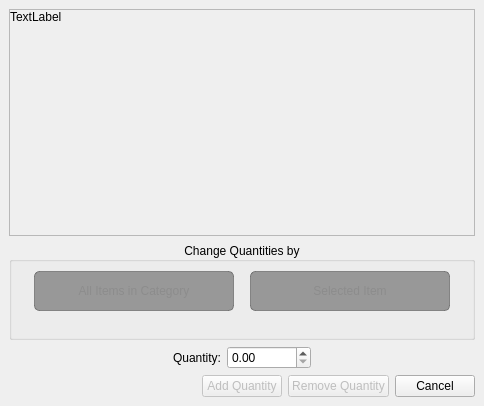
<?xml version="1.0" encoding="UTF-8"?>
<ui version="4.0">
 <author>Jared Gross</author>
 <class>Form</class>
 <widget class="QDialog" name="Form">
  <property name="geometry">
   <rect>
    <x>0</x>
    <y>0</y>
    <width>484</width>
    <height>406</height>
   </rect>
  </property>
  <property name="windowTitle">
   <string>Form</string>
  </property>
  <layout class="QHBoxLayout" name="horizontalLayout">
   <property name="spacing">
    <number>0</number>
   </property>
   <property name="leftMargin">
    <number>0</number>
   </property>
   <property name="topMargin">
    <number>0</number>
   </property>
   <property name="rightMargin">
    <number>0</number>
   </property>
   <property name="bottomMargin">
    <number>0</number>
   </property>
   <item>
    <widget class="QWidget" name="widget" native="true">
     <property name="contextMenuPolicy">
      <enum>Qt::ActionsContextMenu</enum>
     </property>
     <property name="autoFillBackground">
      <bool>false</bool>
     </property>
     <property name="styleSheet">
      <string notr="true"/>
     </property>
     <layout class="QVBoxLayout" name="verticalLayout_3" stretch="0">
      <property name="leftMargin">
       <number>0</number>
      </property>
      <property name="topMargin">
       <number>0</number>
      </property>
      <property name="rightMargin">
       <number>0</number>
      </property>
      <property name="bottomMargin">
       <number>0</number>
      </property>
      <item>
       <layout class="QVBoxLayout" name="verticalLayout">
        <property name="leftMargin">
         <number>9</number>
        </property>
        <property name="topMargin">
         <number>9</number>
        </property>
        <property name="rightMargin">
         <number>9</number>
        </property>
        <property name="bottomMargin">
         <number>9</number>
        </property>
        <item>
         <layout class="QHBoxLayout" name="horizontalLayout_4" stretch="0">
          <item>
           <widget class="QScrollArea" name="scrollArea">
            <property name="widgetResizable">
             <bool>true</bool>
            </property>
            <widget class="QWidget" name="scrollAreaWidgetContents">
             <property name="geometry">
              <rect>
               <x>0</x>
               <y>0</y>
               <width>462</width>
               <height>227</height>
              </rect>
             </property>
             <layout class="QVBoxLayout" name="verticalLayout_4">
              <property name="spacing">
               <number>0</number>
              </property>
              <property name="leftMargin">
               <number>0</number>
              </property>
              <property name="topMargin">
               <number>0</number>
              </property>
              <property name="rightMargin">
               <number>0</number>
              </property>
              <property name="bottomMargin">
               <number>0</number>
              </property>
              <item>
               <widget class="QLabel" name="lblMessage">
                <property name="sizePolicy">
                 <sizepolicy hsizetype="Preferred" vsizetype="Minimum">
                  <horstretch>0</horstretch>
                  <verstretch>0</verstretch>
                 </sizepolicy>
                </property>
                <property name="text">
                 <string>TextLabel</string>
                </property>
                <property name="alignment">
                 <set>Qt::AlignLeading|Qt::AlignLeft|Qt::AlignTop</set>
                </property>
                <property name="wordWrap">
                 <bool>true</bool>
                </property>
               </widget>
              </item>
             </layout>
            </widget>
           </widget>
          </item>
         </layout>
        </item>
        <item>
         <widget class="QGroupBox" name="groupBox">
          <property name="title">
           <string>Change Quantities by</string>
          </property>
          <property name="alignment">
           <set>Qt::AlignCenter</set>
          </property>
          <property name="flat">
           <bool>false</bool>
          </property>
          <property name="checkable">
           <bool>false</bool>
          </property>
          <layout class="QVBoxLayout" name="verticalLayout_6">
           <property name="spacing">
            <number>3</number>
           </property>
           <property name="leftMargin">
            <number>3</number>
           </property>
           <property name="topMargin">
            <number>3</number>
           </property>
           <property name="rightMargin">
            <number>3</number>
           </property>
           <property name="bottomMargin">
            <number>3</number>
           </property>
           <item>
            <layout class="QGridLayout" name="gridLayout">
             <property name="leftMargin">
              <number>6</number>
             </property>
             <property name="topMargin">
              <number>6</number>
             </property>
             <property name="rightMargin">
              <number>6</number>
             </property>
             <property name="bottomMargin">
              <number>6</number>
             </property>
             <item row="0" column="1">
              <widget class="QPushButton" name="pushButton_item">
               <property name="sizePolicy">
                <sizepolicy hsizetype="Fixed" vsizetype="Fixed">
                 <horstretch>0</horstretch>
                 <verstretch>0</verstretch>
                </sizepolicy>
               </property>
               <property name="minimumSize">
                <size>
                 <width>200</width>
                 <height>40</height>
                </size>
               </property>
               <property name="toolTip">
                <string>Will remove quantities from the selected components.</string>
               </property>
               <property name="styleSheet">
                <string notr="true">QPushButton#pushButton_item{
    background-color: #3daee9;
    border: 1px solid #3daee9;
    border-radius: 5px;
}
QPushButton#pushButton_item:checked{
    background-color: #3daee9;
    color: #171717;
}
QPushButton#pushButton_item:hover{
    background-color: #48b6ed;
    border-color: #3daee9;
}
QPushButton#pushButton_item:pressed{
    background-color: #2b92c5;
    color: #171717;
}

QPushButton#pushButton_item:!checked {
    background-color: rgba(71, 71, 71, 130);
    border-color: rgba(71, 71, 71, 130);
    color: #8C8C8C;
}

QPushButton:hover#pushButton_item:!checked {
    background-color: rgba(76, 76, 76, 130);
    border-color: #3daee9;
}

QPushButton:pressed#pushButton_item:!checked {
    background-color: #3daee9;
    color: #171717;
}</string>
               </property>
               <property name="text">
                <string>Selected Item</string>
               </property>
               <property name="checkable">
                <bool>true</bool>
               </property>
              </widget>
             </item>
             <item row="0" column="0">
              <widget class="QPushButton" name="pushButton_category">
               <property name="sizePolicy">
                <sizepolicy hsizetype="Fixed" vsizetype="Fixed">
                 <horstretch>0</horstretch>
                 <verstretch>0</verstretch>
                </sizepolicy>
               </property>
               <property name="minimumSize">
                <size>
                 <width>200</width>
                 <height>40</height>
                </size>
               </property>
               <property name="toolTip">
                <string>Will remove quantities from all items in the category that is currently open.</string>
               </property>
               <property name="styleSheet">
                <string notr="true">QPushButton#pushButton_category{
    background-color: #3daee9;
    border: 1px solid #3daee9;
    border-radius: 5px;
}
QPushButton#pushButton_category:checked{
    background-color: #3daee9;
    color: #171717;
}
QPushButton#pushButton_category:hover{
    background-color: #48b6ed;
    border-color: #3daee9;
}
QPushButton#pushButton_category:pressed{
    background-color: #2b92c5;
    color: #171717;
}

QPushButton#pushButton_category:!checked {
    background-color: rgba(71, 71, 71, 130);
    border-color: rgba(71, 71, 71, 130);
    color: #8C8C8C;
}

QPushButton:hover#pushButton_category:!checked {
    background-color: rgba(76, 76, 76, 130);
    border-color: #3daee9;
}

QPushButton:pressed#pushButton_category:!checked {
    background-color: #3daee9;
    color: #171717;
}</string>
               </property>
               <property name="text">
                <string>All Items in Category</string>
               </property>
               <property name="checkable">
                <bool>true</bool>
               </property>
               <property name="checked">
                <bool>false</bool>
               </property>
              </widget>
             </item>
             <item row="1" column="1">
              <widget class="QLabel" name="label_component_selected">
               <property name="text">
                <string/>
               </property>
              </widget>
             </item>
            </layout>
           </item>
          </layout>
         </widget>
        </item>
        <item>
         <layout class="QHBoxLayout" name="horizontalLayout_2">
          <item>
           <spacer name="horizontalSpacer">
            <property name="orientation">
             <enum>Qt::Horizontal</enum>
            </property>
            <property name="sizeHint" stdset="0">
             <size>
              <width>40</width>
              <height>20</height>
             </size>
            </property>
           </spacer>
          </item>
          <item>
           <widget class="QLabel" name="label">
            <property name="maximumSize">
             <size>
              <width>16777215</width>
              <height>16777215</height>
             </size>
            </property>
            <property name="text">
             <string>Quantity:</string>
            </property>
            <property name="buddy">
             <cstring>doubleSpinBox_quantity</cstring>
            </property>
           </widget>
          </item>
          <item>
           <widget class="QDoubleSpinBox" name="doubleSpinBox_quantity">
            <property name="maximumSize">
             <size>
              <width>100</width>
              <height>16777215</height>
             </size>
            </property>
            <property name="toolTip">
             <string>Quantity multiplier/amount you want to remove by.</string>
            </property>
            <property name="maximum">
             <double>99999999.000000000000000</double>
            </property>
           </widget>
          </item>
          <item>
           <spacer name="horizontalSpacer_2">
            <property name="orientation">
             <enum>Qt::Horizontal</enum>
            </property>
            <property name="sizeHint" stdset="0">
             <size>
              <width>40</width>
              <height>20</height>
             </size>
            </property>
           </spacer>
          </item>
         </layout>
        </item>
        <item>
         <layout class="QHBoxLayout" name="buttonsLayout">
          <item>
           <spacer name="horizontalSpacer_3">
            <property name="orientation">
             <enum>Qt::Horizontal</enum>
            </property>
            <property name="sizeHint" stdset="0">
             <size>
              <width>40</width>
              <height>20</height>
             </size>
            </property>
           </spacer>
          </item>
          <item>
           <widget class="QPushButton" name="pushButton_add">
            <property name="enabled">
             <bool>false</bool>
            </property>
            <property name="maximumSize">
             <size>
              <width>16777215</width>
              <height>16777215</height>
             </size>
            </property>
            <property name="text">
             <string>Add Quantity</string>
            </property>
           </widget>
          </item>
          <item>
           <widget class="QPushButton" name="pushButton_remove">
            <property name="enabled">
             <bool>false</bool>
            </property>
            <property name="maximumSize">
             <size>
              <width>16777215</width>
              <height>16777215</height>
             </size>
            </property>
            <property name="text">
             <string>Remove Quantity</string>
            </property>
           </widget>
          </item>
          <item>
           <widget class="QPushButton" name="pushButton_cancel">
            <property name="maximumSize">
             <size>
              <width>16777215</width>
              <height>16777215</height>
             </size>
            </property>
            <property name="text">
             <string>Cancel</string>
            </property>
           </widget>
          </item>
         </layout>
        </item>
       </layout>
      </item>
     </layout>
    </widget>
   </item>
  </layout>
 </widget>
 <tabstops>
  <tabstop>pushButton_category</tabstop>
  <tabstop>pushButton_item</tabstop>
  <tabstop>doubleSpinBox_quantity</tabstop>
  <tabstop>pushButton_add</tabstop>
  <tabstop>pushButton_remove</tabstop>
  <tabstop>pushButton_cancel</tabstop>
  <tabstop>scrollArea</tabstop>
 </tabstops>
 <resources/>
 <connections/>
</ui>
